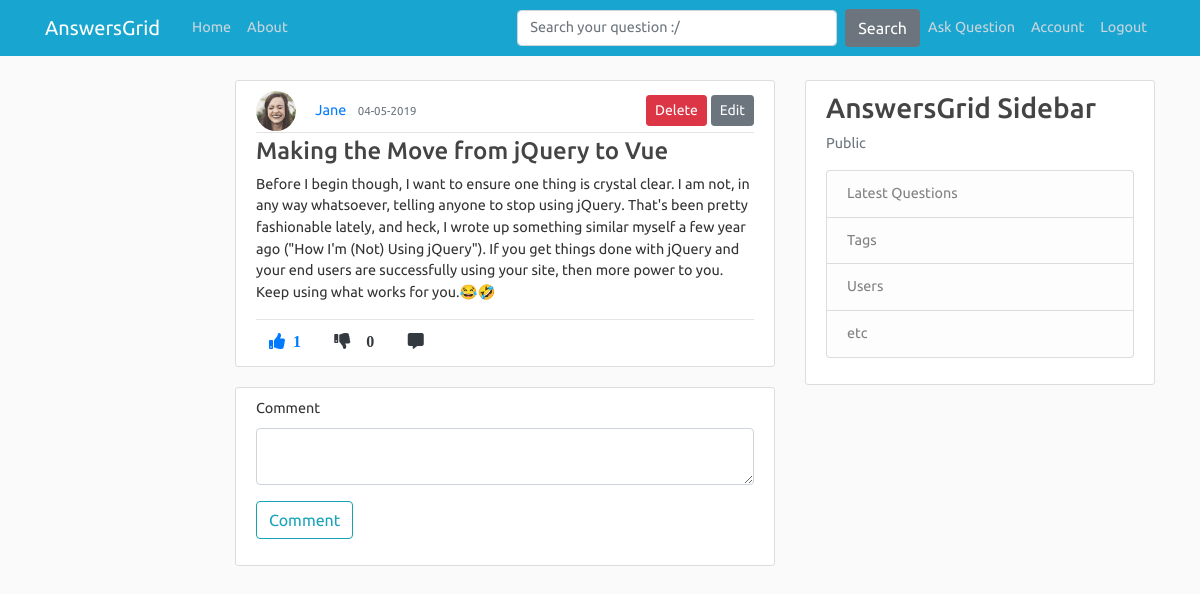
The app's page /post/103/comment (signed in), older data.
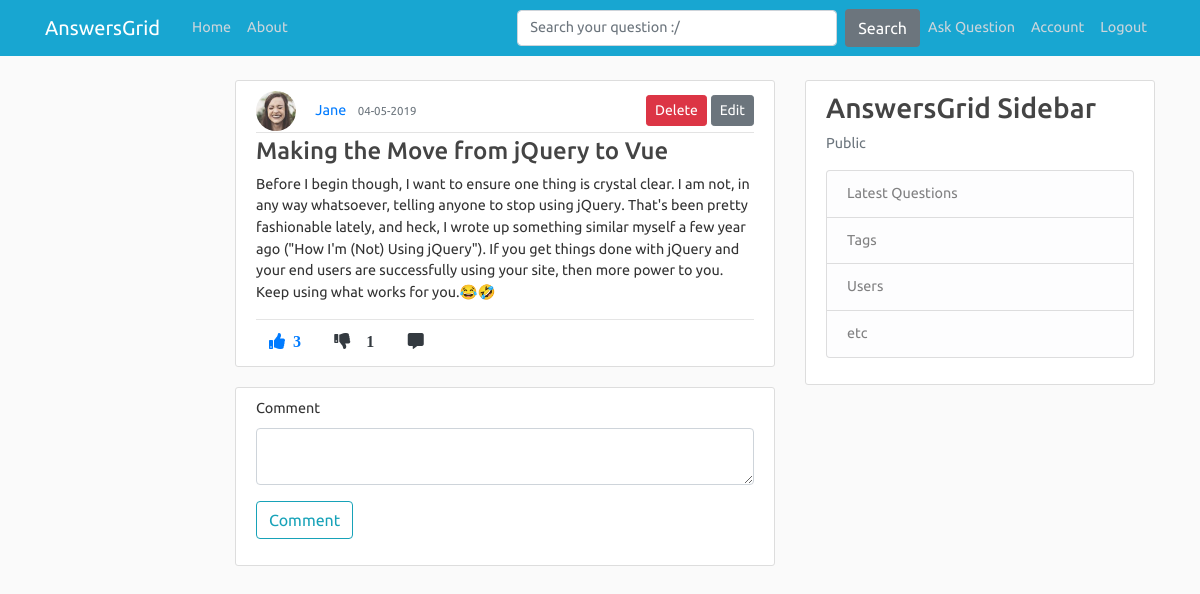
The same page, newer data.
### application/models.py (models this page shows, shortened)
class Post(db.Model):
    id = db.Column(db.Integer, primary_key=True)
    title = db.Column(db.String(100), nullable=False)
    content = db.Column(db.Text, nullable=False)
    date_posted = db.Column(db.DateTime, nullable=False, default=datetime.utcnow)
    like_count = db.Column(db.Integer, nullable=False, default=0)
    dislike_count = db.Column(db.Integer, nullable=False, default=0)
    user_id = db.Column(db.Integer, db.ForeignKey('user.id'), nullable=False)
    comments = db.relationship('Comment', backref='commentOnPost', lazy=True)

### application/routes.py (the view)
@app.route("/post/<int:post_id>/comment", methods=['GET', 'POST'])
@login_required
def comment_post(post_id):
    post = Post.query.get_or_404(post_id)
    posts_id = post.id
    form = CommentForm()
    if form.validate_on_submit():
        comment = Comment(comment=form.comment.data, post_id=posts_id, user_id=current_user.id)
        post = Post.query.get_or_404(post_id)
        db.session.add(comment)
        db.session.commit()
        print(current_user.id)
        comments = Comment.query.filter(Comment.post_id == post_id).order_by(Comment.date_posted.desc())
        flash('Your comment has been posted', 'success')
        return render_template('comment_post.html', title='Comment', form=form, post=post, comments=comments)
    else:
        comments = Comment.query.filter(Comment.post_id == post_id).order_by(Comment.date_posted.desc())
        return render_template('comment_post.html', title='Comment', form=form, post=post, comments=comments)

### application/forms.py
class CommentForm(FlaskForm):
    comment = TextAreaField(validators=[DataRequired(), Length(min=1, max=500)])
    submit = SubmitField('Comment')

### application/models.py (called while the page is built)
@login_manager.user_loader
def load_user(user_id):
    return User.query.get(int(user_id))

### application/templates/comment_post.html (shortened to what this page needs)
{% extends "layout.html" %}
{% block content %}
    <article class="media content-section">
      <div class="media-body">
        <div class="article-metadata">
          <img class="rounded-circle article-img" src="{{ url_for('static', filename='profile_pics/' + post.author.image_file) }}">
          <a class="mr-2" href="{{ url_for('user_posts', username=post.author.username) }}">{{ post.author.username }}</a>
          <small class="text-muted">{{ post.date_posted.strftime('%d-%m-%Y') }}</small>
          {% if post.author == current_user  %}
              <a class="btn btn-secondary btn-sm mt-1 mb-1 edit-btn" href="{{ url_for('update_post', post_id=post.id)  }}">Edit</a>
              <button type="button" class="btn btn-danger btn-sm m-1 delete-btn" data-toggle="modal" data-target="#deleteModal">Delete</button>
          {% endif %}
        </div>
        <h4 class="article-title">{{ post.title }}</h4>
        <p class="article-content">{{ post.content }}</p>
        <p><a class="article-content" href=" #">{{ post.tags }}</a></p> <hr>
        <div class="footRow">
          {%  if current_user.is_authenticated %}
            <a href="{{ url_for('upvote', post_id=post.id, user_id=current_user.id) }}"><i class="fas fa-thumbs-up mr-1 btn text-primary upvote"><span class="ml-2 likes-count">{{ post.like_count }}</span></i></a>
            <a href="{{ url_for('downvote', post_id=post.id, user_id=current_user.id) }}"><i class="fas fa-thumbs-down mr-1 btn text-dark"><span id="demo" class="ml-3">{{ post.dislike_count }}</i></a>
            <a href="{{url_for('comment_post', post_id=post.id)}}"><i class="fas fa-comment-alt mr-3 btn text-dark"></i></a>
          {% endif %}
          </div>
      </div>
    </article>
    <div class="content-section">
        <form method="POST" action="">
                <div class="form-group">
                    {{ form.comment.label(class="form-control-label") }}
                    {% if form.comment.errors %}
                        {{ form.comment(class="form-control form-control-lg is-invalid") }}
                        <div class="invalid-feedback">
                            {% for error in form.comment.errors %}
                                <span>{{ error }}</span>
                            {% endfor %}
                        </div>
                    {% else %}
                        {{ form.comment(class="form-control form-control-lg") }}
                    {% endif %}
                </div>
            <div class="form-group">
                {{ form.submit(class="btn btn-outline-info") }}
            </div>
        </form>
    </div>
{% endblock content %}

Row changes from the older to the newer data that the page shows:
changed Post "Making the Move from jQuery to Vue": like_count "1" → "3"; dislike_count "0" → "1"
